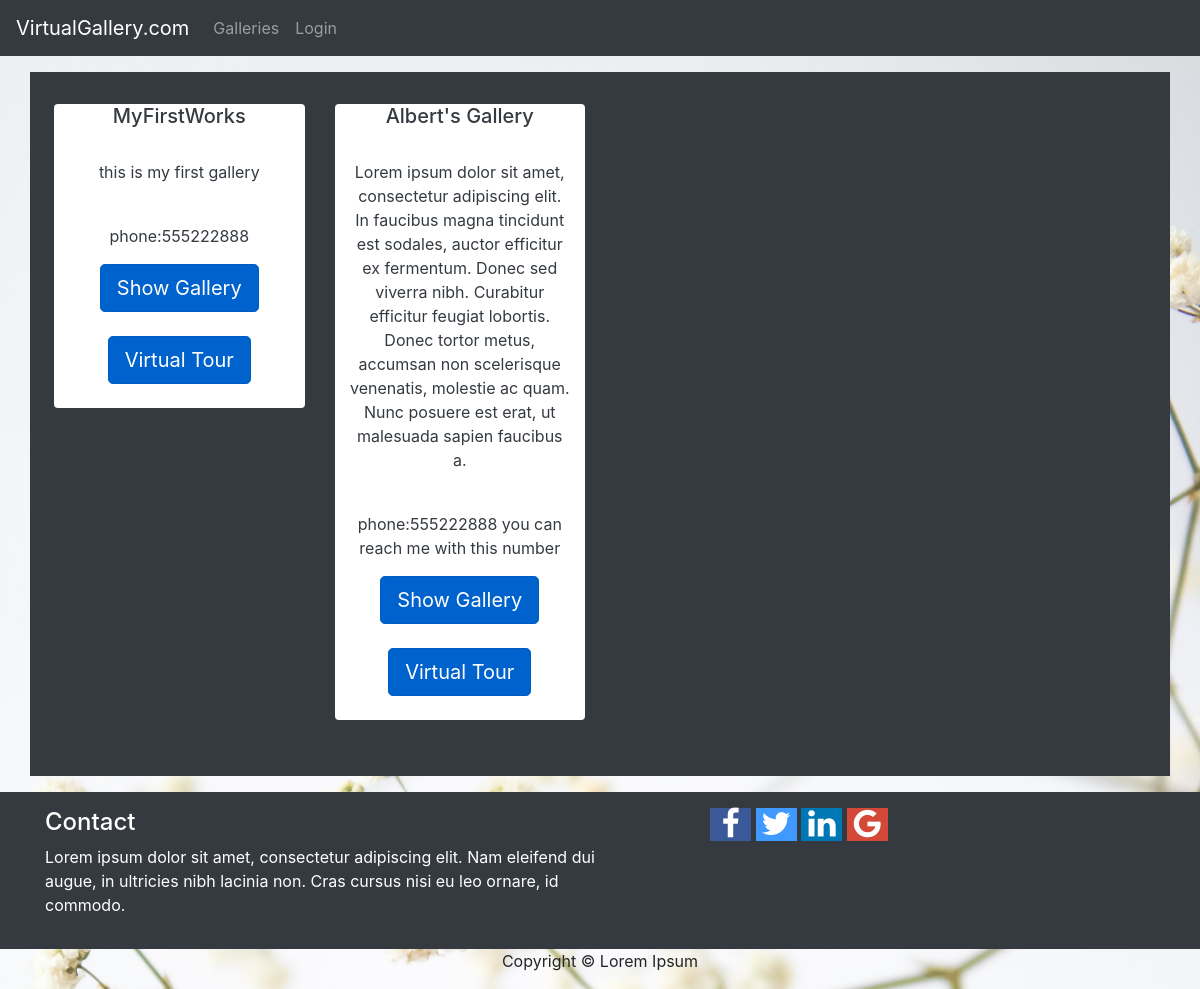
/galleries/, run on an earlier commit of the app's database.
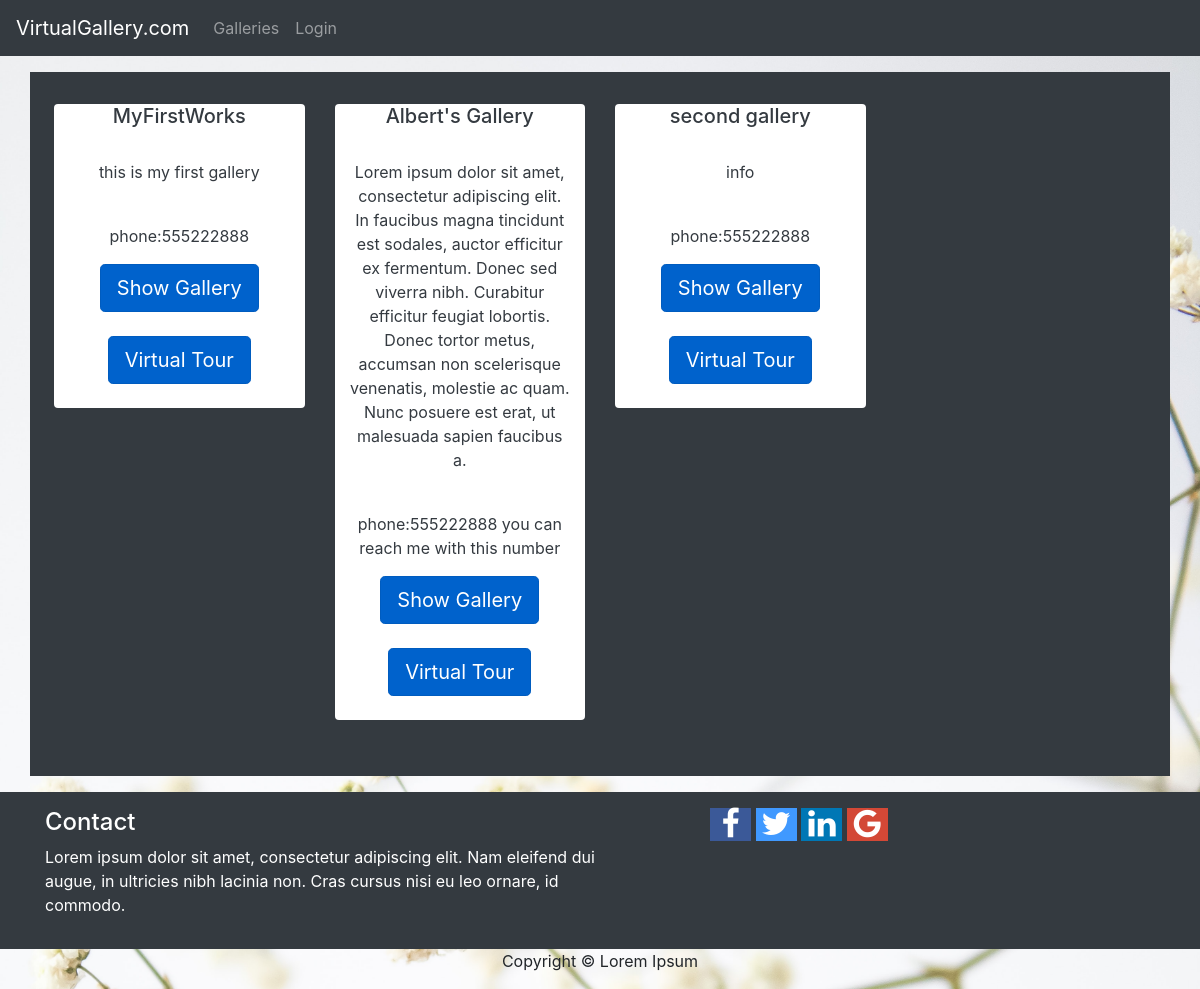
And on a later commit of the database.
### mainapp/models.py (models this page shows, shortened)
class Gallery(models.Model):
    galleryName = models.CharField(max_length=255,null=True)
    galleryDescription = models.TextField()
    contactInfo = models.CharField(max_length=500,null=True)
    ouruser = models.ForeignKey(ourUser,null=True,on_delete= models.CASCADE)

### mainapp/views.py (the view)
# urls.py: path('galleries/',views.galleries ,name='galleries'),
def galleries(request):
    gal = Gallery.objects.all()
    context = {'gal':gal }
    return render(request,'mainapp/galleries.html', context)

### mainapp/templates/mainapp/galleries.html
{% extends  'mainapp/main.html' %}
{% block content%}
{% load static %}
<div class="container p-3 my-3 bg-dark text-white">
  <div class="row blog">
    <div class="col-md-12">
      <div class="row p-2 my-2">
        {% for i in gal %}
        <div class="col-md-3">
          <div class="container-fluid bg-white rounded text-dark" style="text-align:center;">
            <h5>{{i.galleryName}}</h5>
            <br>
            <p>{{ i.galleryDescription }}</p>
            <br>
            <p>{{ i.contactInfo }}</p>
            <a href="{% url 'galleryname' i.id %}" class="btn btn-primary btn-lg active" role="button" aria-pressed="true">Show Gallery</a>
            <br><br>
            <a href="{% url 'virtualtour' i.id %}" class="btn btn-primary btn-lg active" role="button" aria-pressed="true">Virtual
              Tour</a>
              <br><br>
          </div>
            <br>
        </div>
        {% endfor %}
      </div>
    </div>
  </div>
</div>
{% endblock %}

What changed in the data, as far as the page shows it:
added Gallery: galleryName "second gallery", galleryDescription "info", contactInfo "phone:555222888"
